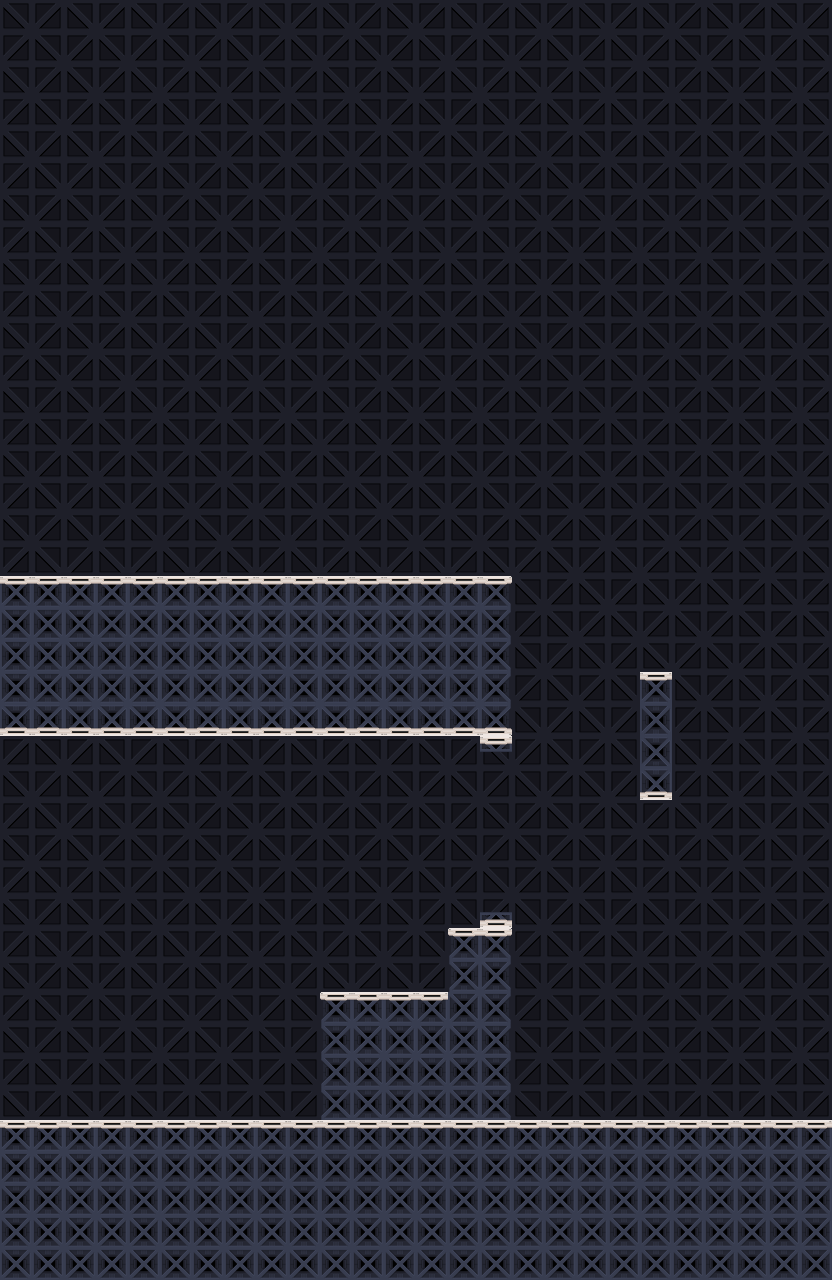

A level layout from a 2D game, rendered from its tile map. Below: a short description, then the map file with tile-grid data replaced by summaries:
An orthogonal 26x40 tile map with 32x32 px tiles, 4 tile layers (Tile Layer 4, Tile Layer 3, Tile Layer 2, Tile Layer 1) and 24 objects (2x box, gswitch up right, gswitch down up, gswitch left left, gswitch down down, ...).

<map version="1.0" orientation="orthogonal" renderorder="right-up" width="26" height="40" tilewidth="32" tileheight="32" nextobjectid="233">
 <tileset firstgid="1" name="tset" tilewidth="32" tileheight="32" tilecount="70">
  <image source="tset.png" width="224" height="320" />
 </tileset>
 <layer name="Tile Layer 4" width="26" height="40">
  <data>[1040 cells, 1040 non-empty, 4 distinct tile ids]</data>
 </layer>
 <layer name="Tile Layer 3" width="26" height="40">
  <data>[1040 cells, 244 non-empty, 11 distinct tile ids]</data>
 </layer>
 <layer name="Tile Layer 2" width="26" height="40">
  <data>[1040 cells, 0 non-empty, 0 distinct tile ids]</data>
 </layer>
 <layer name="Tile Layer 1" width="26" height="40">
  <data>[1040 cells, 0 non-empty, 0 distinct tile ids]</data>
 </layer>
 <objectgroup name="Entities">
  <object id="198" name="box" x="320" y="864" width="128" height="128" />
  <object id="212" name="box" x="-132" y="792" width="96" height="80" />
  <object id="213" name="gswitch up right" x="229" y="753" />
  <object id="214" name="gswitch down up" x="239" y="1102" />
  <object id="223" name="gswitch left left" x="524" y="656" />
  <object id="226" name="gswitch down down" x="446" y="564" />
  <object id="227" name="light 100 0.8 0.8 1 0.4 0 60" x="-168" y="540" />
  <object id="229" name="light 40 0.8 0.8 1 0.4 180 30" x="631.333" y="736" />
  <object id="232" name="light 190 0.8 0.8 1 0.4 0 60" x="14" y="504" />
 </objectgroup>
 <objectgroup name="Collisions">
  <object id="190" x="0" y="576" width="512" height="160" />
  <object id="191" x="448" y="928" width="64" height="192" />
  <object id="192" x="320" y="992" width="128" height="128" />
  <object id="194" x="0" y="1120" width="896" height="192" />
  <object id="199" x="-160" y="736" width="160" height="32" />
  <object id="200" x="-192" y="768" width="32" height="160" />
  <object id="202" x="-160" y="896" width="160" height="32" />
  <object id="206" x="-172" y="780" width="32" height="64" />
  <object id="207" x="-136" y="750" width="96" height="32" />
  <object id="208" x="-154" y="454" width="96" height="32" />
  <object id="209" x="-50" y="1030" />
  <object id="217" x="480.333" y="737.333" width="31" height="9.66667" />
  <object id="218" x="480.667" y="918" width="30.6667" height="9.66667" />
  <object id="219" x="960" y="640" width="96" height="416" />
  <object id="220" x="640" y="672" width="32" height="128" />
 </objectgroup>
</map>
